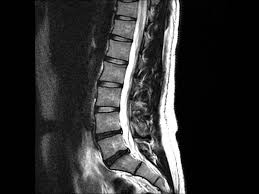
%> input picture spine.jpeg, 259 x 194 px
$ octave Sampling_and_Quantisation.m   (GNU Octave 9; MATLAB toolbox functions it lacks are replaced by stand-ins)
%> lines starting %> are read from the running program, lines starting %| are printed output that depends on the picture
clc
close all
clear all

A =imread("spine.jpeg");
%> A is the input picture: size 194x259x3 uint8; min 0, max 255, mean 47.9
A1=imresize(A,[1024 1024]);
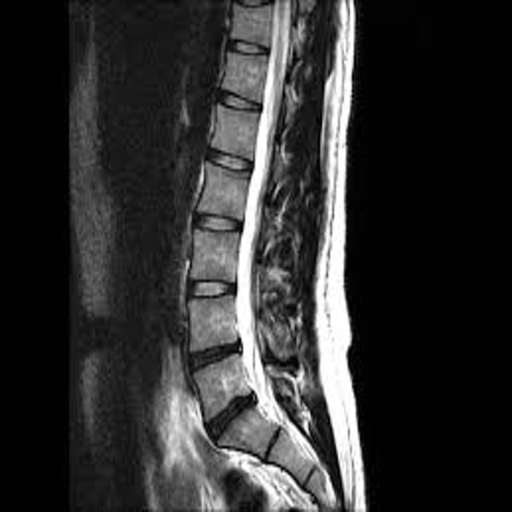
%> A1: size 1024x1024x3 uint8 (shown at 1/2 size); min 0, max 255, mean 47.9
A2=imresize(A,[1024 1024]/2);
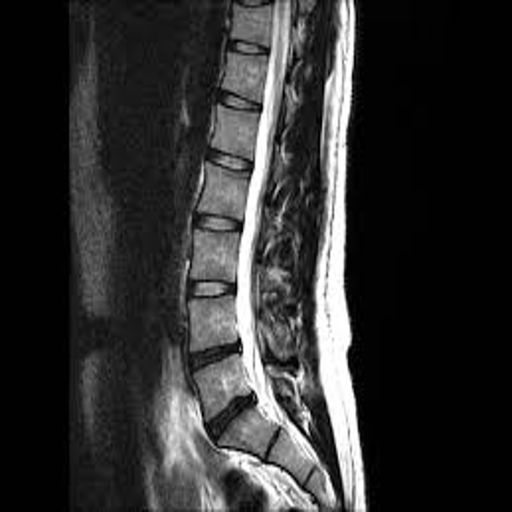
%> A2: size 512x512x3 uint8; min 0, max 255, mean 47.8
A3=imresize(A,[1024 1024]/4);
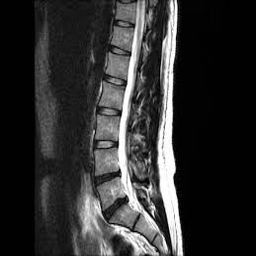
%> A3: size 256x256x3 uint8; min 0, max 255, mean 47.9
A4=imresize(A,[1024 1024]/8);
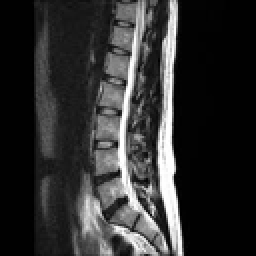
%> A4: size 128x128x3 uint8 (shown 2 times larger); min 0, max 255, mean 47.8
A5=imresize(A,[1024 1024]/16);
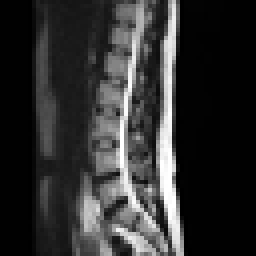
%> A5: size 64x64x3 uint8 (shown 4 times larger); min 0, max 255, mean 47.9
A6=imresize(A,[1024 1024]/32);
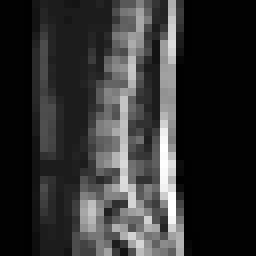
%> A6: size 32x32x3 uint8 (shown 8 times larger); min 0, max 255, mean 48
A7=imresize(A,[1024 1024]/64);
A8=imresize(A,[1024 1024]/128);

figure
subplot(3,3,1)
imshow(A)
title('Original Image --221FA16013')

subplot(3,3,2)
imshow(A1)
title('Resized Image --221FA16013')

subplot(3,3,3)
imshow(A2)
title('Resized Image x 2 --221FA16013')

subplot(3,3,4)
imshow(A3)
title('Resized Image x 4 --221FA16013')

subplot(3,3,5)
imshow(A4)
title('Resized Image x 8 --221FA16013')
subplot(3,3,6)
imshow(A5)
title('Resized Image x 16 --221FA16013')

subplot(3,3,7)
imshow(A6)
title('Resized Image x 32 --221FA16013')

subplot(3,3,8)
imshow(A7)
title('Resized Image x 64 --221FA16013')

subplot(3,3,9)
imshow(A8)
title('Resized Image x 128 --221FA16013')
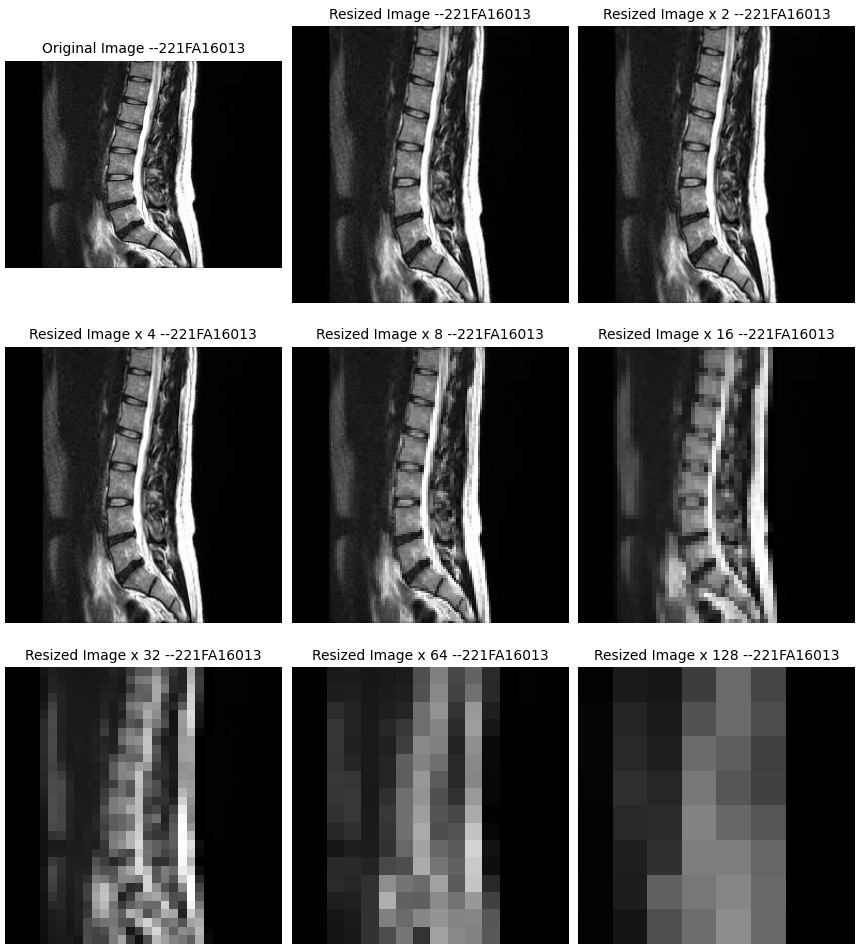
%> figure redrawn from the program's plot data, 9 panels

A =imread("spine.jpeg");
%> (the run ends here)

$ run again, with image.jpeg copied over spine.jpeg
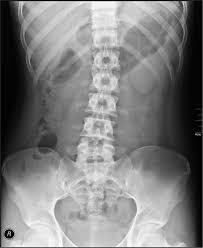
%> input picture image.jpeg, 203 x 248 px
%> A is the input picture: size 248x203x3 uint8; min 0, max 255, mean 127.6
%> `A5=imresize(A,[1024 1024]/16);`:
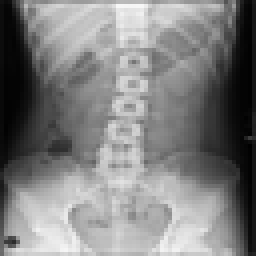
%> A5: size 64x64x3 uint8 (shown 4 times larger); min 0, max 247, mean 127.9
%> `A6=imresize(A,[1024 1024]/32);`:
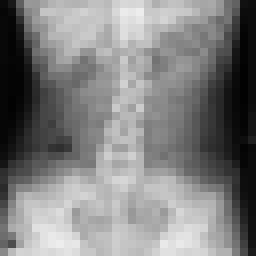
%> A6: size 32x32x3 uint8 (shown 8 times larger); min 3, max 237, mean 127.9

$ run again, with tumor.jpg copied over spine.jpeg
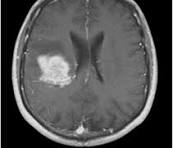
%> input picture tumor.jpg, 173 x 148 px
%> A is the input picture: size 148x173x3 uint8; min 0, max 235, mean 81.5
%> `A6=imresize(A,[1024 1024]/32);`:
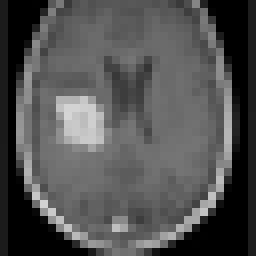
%> A6: size 32x32x3 uint8 (shown 8 times larger); min 0, max 213, mean 81.1
